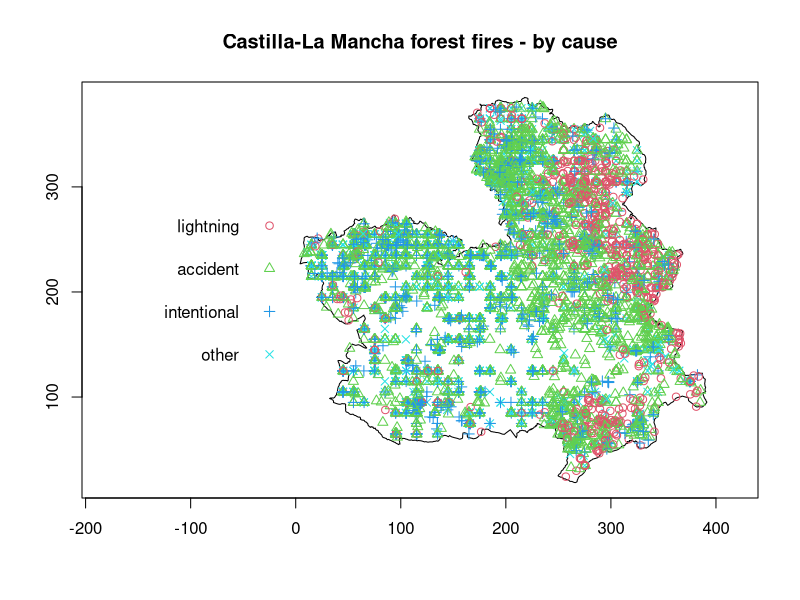
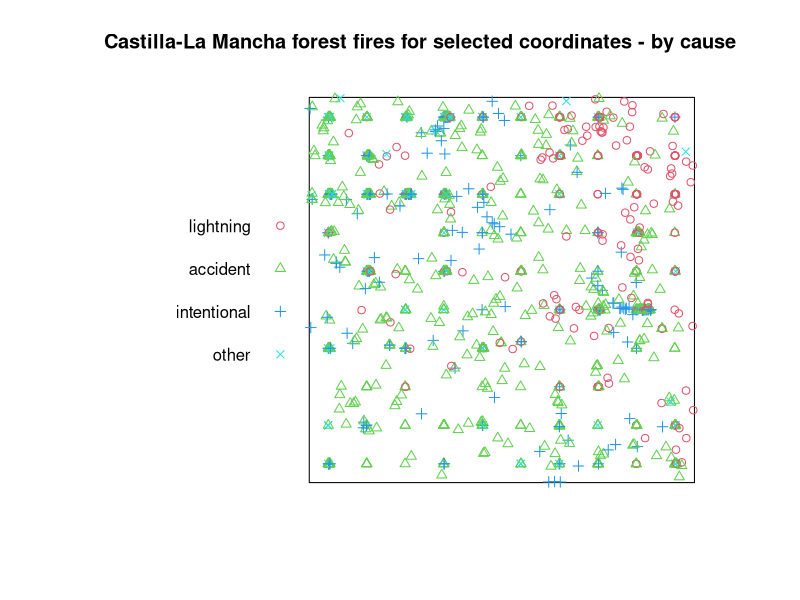
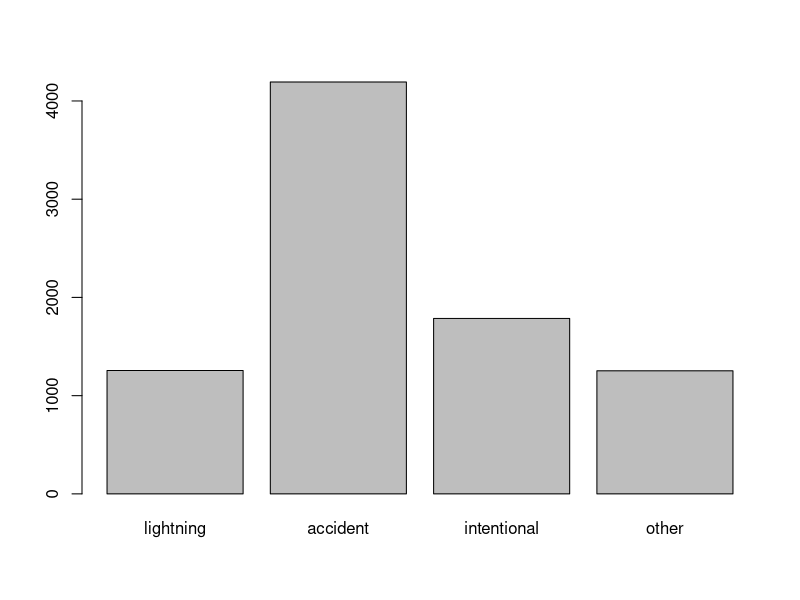
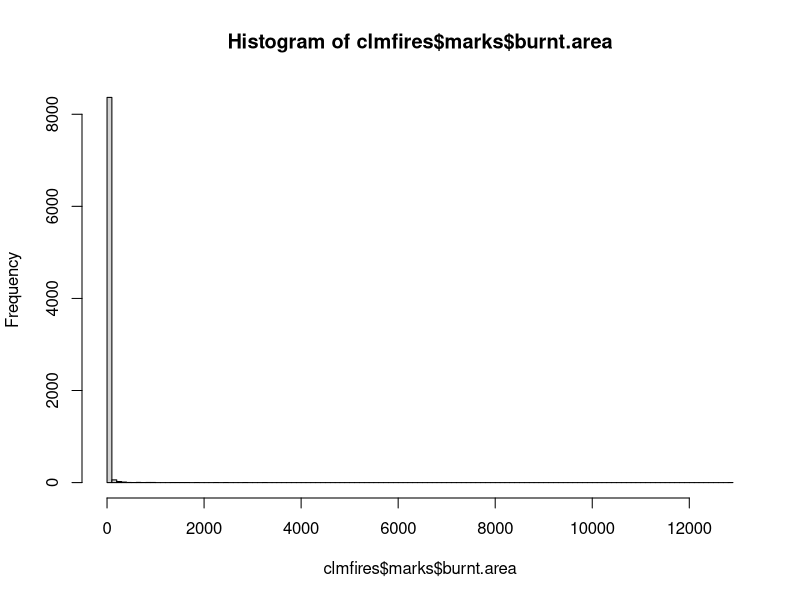
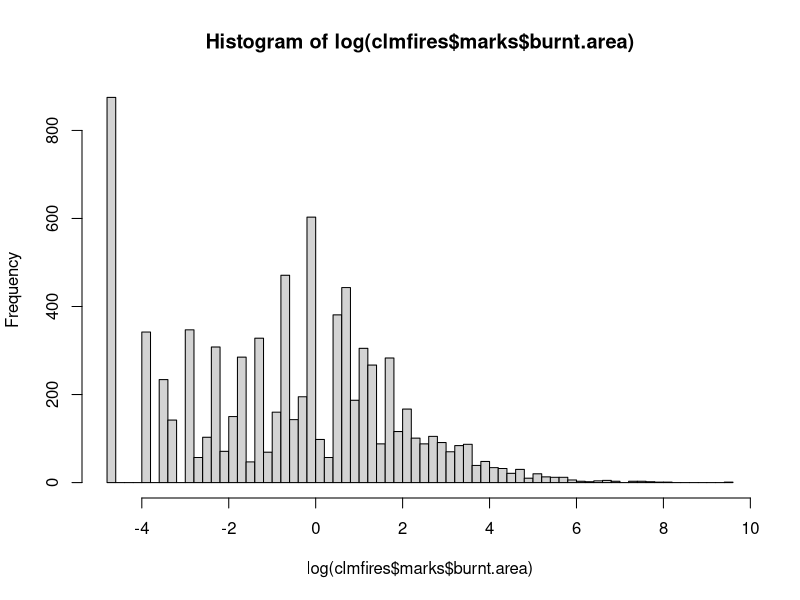
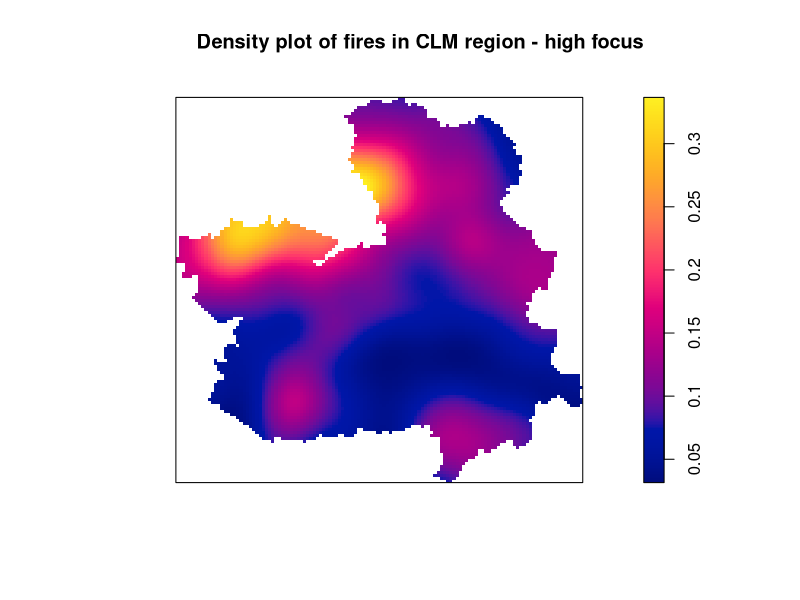
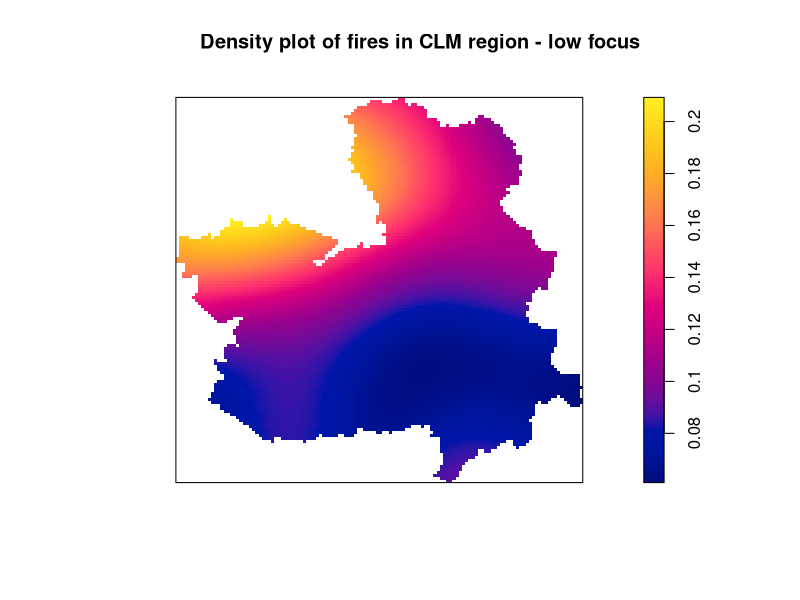
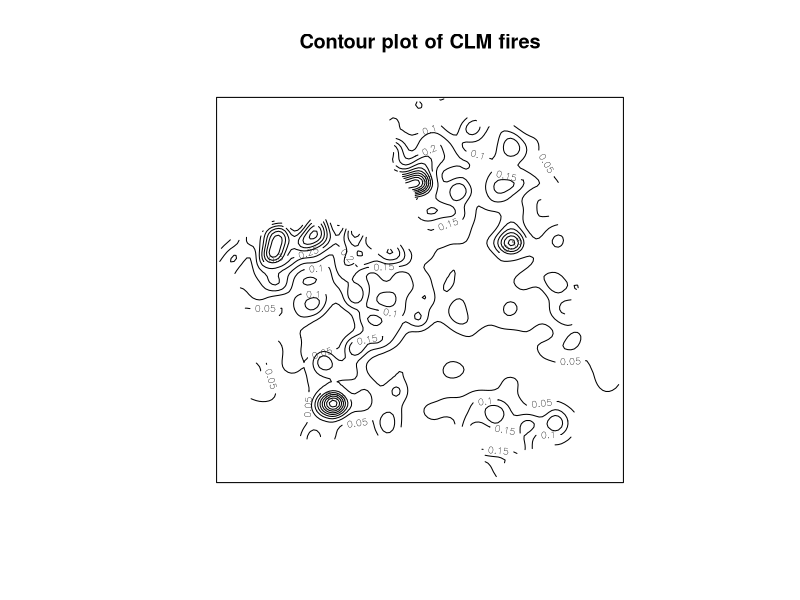

Write the R code that produced these figures, in order. (Note: this script raises an error after producing the figures.)


#################################################
#Code by Nasim Khayyer
#Code by Nasim Khayyer - M1 DASEE - Spatial point pattern analysis
#################################################
library(spatstat)
data("clmfires")
data <- clmfires

#Plotting data by cause of fire
plot(data, which.marks="cause", cols=2:5, cex=1,
     main="Castilla-La Mancha forest fires - by cause", axes = TRUE)

cat("Number of points in dataset is:" , npoints(data))
#marks(data)
#coords(data)
as.owin(data)
df <- as.data.frame(data)

#select a region in CLS
selected_data <- owin(c(200, 300), c(200, 300))
plot(data[selected_data], which.marks="cause", cols=2:5, cex=1,
     main="Castilla-La Mancha forest fires for selected coordinates - by cause")

clm_region <- owin(c(8.247, 385.345), c(24.220, 377.177))
clm_subregion <- owin(c(170, 350), c(70, 250))

#Summerize data
data_summary <- summary(data)
data_summary

#Histogram plots
plot(clmfires$marks$cause)
hist(clmfires$marks$burnt.area, breaks = 100)
hist(log(clmfires$marks$burnt.area), breaks = 100)

# Plotting density of fires in CLM
plot(density(data,20), main = "Density plot of fires in CLM region - high focus")
plot(density(data,50), main = "Density plot of fires in CLM region - low focus")

#contour plot 
contour(density(data,8), axes = F, main = "Contour plot of CLM fires")

#Quadrant counting 7 by 7
quadrat_data <- quadratcount(data, nx = 7, ny = 7)
quadrat_data
plot(quadrat_data, main = "quadrat counting the data")

#kest
kest_data <- Kest(data)
kest_data
plot(kest_data)

#envelope
E <- envelope(data[selected_data],Kest,nsim=39)
plot(E)

#Strauss -> not working
#clm_region <- owin(c(8.247, 385.345), c(24.220, 377.177))
#clm_subregion <- owin(c(170, 350), c(70, 250))
#fit <- ppp(clmfires$x, clmfires$y, clm_subregion, ~1, Strauss(10))   # Fit a Strauss process to the data
#fit
#plot(simulate(fit))  # Plot the simulated data with the process
#plot(envelope(fit,Kest,nsim=39))


#############################    INTENSITY ANALYSIS     #########################

lamb <- summary(data)$intensity
cat( "Point intensity is equal to:", lamb )

#Kernel Plots of section 2
den_20 <- density(data,kernel = "epanechnikov",sigma=20)  # The resulting object is a pixel image. This class has methods for print, summary, plot, contour and persp
den_50 <- density(data,kernel = "epanechnikov",sigma=50)  # The resulting object is a pixel image. This class has methods for print, summary, plot, contour and persp
plot(den_20)
plot(den_50)
plot(data, add = TRUE, cols = "green", markscale = 0.3)
summary(den_20)
contour(den_20)
# 3D kernel representation of section 2
persp(den_20, col = "red", main = "3D representation of fire intensity")
boxplot(den_20$v)

# MAPS FOR SUBREGION
den_subregion_20 <- density(clmfires[clm_subregion],kernel = "epanechnikov",sigma=20)  
den_subregion_50 <- density(clmfires[clm_subregion],kernel = "epanechnikov",sigma=50)  
plot(den_subregion_20,main = "CLM subregion kernel density")
plot(clmfires[clm_subregion], add = TRUE, cols = "white", markscale = 0.3, pch = "*")

#3D representation of data
persp(den_subregion_20, col = "red", main = "3D representation of kernel density")

quadrat_data_subregion <- quadratcount(data[clm_subregion], nx = 7, ny = 7)
plot(quadrat_data_subregion, main = "quadrat count _ subregion")

# Map according to elavation
Z<- clmfires.extra$clmcov100$elevation
plot(Z[clm_subregion], main ="CLM region elavation")
b <- quantile(Z[clm_subregion],probs=(0:3)/3)
Zcut <- cut(Z[clm_subregion],breaks=b,labels=1:3)
V <- tess(image=Zcut)
plot(V[clm_subregion], main = "CLM region elavation - 3 categories")
plot(clmfires[clm_subregion], which.marks = "cause",add=TRUE,pch="+", cols = "green")   
qb <- quadratcount(clmfires[clm_subregion],tess=V) 
plot(qb, main = "Number of fire observation in each elavation category - subregion")

#Selection of the sub region for CLM to have a full fit of data
clm_region <- owin(c(8.247, 385.345), c(24.220, 377.177))
clm_subregion <- owin(c(170, 350), c(70, 250))
plot(clmfires[clm_subregion], pch = "+", which.marks = "cause", axes= TRUE)

#Intensity and covariates analysis for CLM 
plot(rhohat(ppp(clmfires$x, clmfires$y, clm_region), clmfires.extra$clmcov100$elevation), main ="intensity of fires based on elevation")
plot(rhohat(ppp(clmfires$x, clmfires$y, clm_region), clmfires.extra$clmcov100$slope), main ="intensity of fires based on slope")
plot(rhohat(ppp(clmfires$x, clmfires$y, clm_region), clmfires.extra$clmcov100$orientation), main ="intensity of fires based on orientation")
#Intensity and covariates analysis for CLM  - SUBREGION
plot(rhohat(ppp(clmfires$x, clmfires$y, clm_subregion), clmfires.extra$clmcov100$elevation), main ="intensity of fires based on elevation - subregion")
plot(rhohat(ppp(clmfires$x, clmfires$y, clm_subregion), clmfires.extra$clmcov100$slope), main ="intensity of fires based on slope - subregion")
plot(rhohat(ppp(clmfires$x, clmfires$y, clm_subregion), clmfires.extra$clmcov100$orientation), main ="intensity of fires based on orientation - subregion")
#iNTENSITY ANALYSIS BASED ON DISTANCE OF FIRES
plot(distmap(clmfires))
plot(rhohat(ppp(clmfires$x, clmfires$y, clm_region), distmap(clmfires)), main ="intensity of fires based on distance")

q_test7 <- quadrat.test(clmfires[clm_subregion], nx = 7, ny = 7)
q_test7
q_test30 <- quadrat.test(clmfires[clm_subregion], nx = 30, ny = 30)
q_test30
q_test15 <- quadrat.test(clmfires[clm_subregion], nx = 15, ny = 15)
q_test15

plot(clm_subregion)
plot(q_test7, add= TRUE)

## Poisson MLE TEST FOR Complete spatial randomness in CLM subregion
#Poisson model fitting
fit_1 <- ppm(ppp(clmfires$x, clmfires$y, clm_subregion),~1)  
fit_1
fit_2 <- ppm(ppp(clmfires$x, clmfires$y, clm_subregion),~x+y)  
fit_2
lam_2 <- predict(fit_2)
plot(lam_2, main = "fitted model of the Possion MLE - linear")
plot(clmfires[clm_subregion], which.marks = "cause", pch = "+", cols="white", add = TRUE)
#plot(effectfun(fit_2), main = "effect function of")
fit_3 <-ppm(ppp(clmfires$x, clmfires$y, clm_subregion),~polynom(x,y,2))
fit_3
lam_3 <- predict(fit_3)
plot(lam_3, main = "fitted model of the Possion MLE - polynomial power 2")
plot(clmfires[clm_subregion], which.marks = "cause", pch = "+", cols="white", add = TRUE)

#polynomial model power 4
fit_4 <-ppm(ppp(clmfires$x, clmfires$y, clm_subregion),~polynom(x,y,4))
fit_4
lam_4 <- predict(fit_4)
plot(lam_4, main = "fitted model of the Possion MLE - polynomial power 4")
plot(clmfires[clm_subregion], which.marks = "cause", pch = "+", cols="white", add = TRUE)
plot(effectfun(fit_4,"x", y=0.5))
plot(effectfun(fit_4,"y", x=0.5))

# MODEL WITH DISTANCE AS COVARIATE
z_distance <- distmap(clmfires[clm_subregion])
fit_5 <- ppm(ppp(clmfires$x, clmfires$y, clm_subregion),~ polynom(z_distance,2))
fit_5
lam_5 <- predict(fit_5)
plot(lam_5, main = "fitted values of the Possion MLE - Distance power 2 model")
plot(effectfun(fit_5), main = "intensity as function of distance")

#ANOVA TEST
anova(fit_1, fit_3, test = "Chi")

# model with intensity function of elevation
elevation <- clmfires.extra$clmcov100$elevation
fit_elevation <- ppm(ppp(clmfires$x, clmfires$y, clm_subregion), ~elevation, covariates = list(elevation = elevation)) 
fit_elevation
lam_6 <- predict(fit_elevation)
plot(lam_6)

#########################   Goodness of Fit ##############################
#quadrat MODEL FOR SUB REGION - LINEAR
fit_2 <- ppm(ppp(clmfires$x, clmfires$y, clm_subregion),~x+y)  
fit_2
quadrat_fit_2 <- quadrat.test(fit_2, nx = 7, ny = 7)
quadrat_fit_2
plot(clmfires[clm_subregion], which.marks = "cause", pch = "*", main = "first order")
plot(quadrat_fit_2, add = TRUE, col = "red")
#quadrat model for sub region - polynomial power 4
fit_4 <-ppm(ppp(clmfires$x, clmfires$y, clm_subregion),~polynom(x,y,4))
fit_4
quadrat_fit_4 <- quadrat.test(fit_4, nx = 7, ny = 7)
quadrat_fit_4
plot(clmfires[clm_subregion], which.marks = "cause", pch = "*", main = "polynomial power 4 model")
plot(quadrat_fit_4, add = TRUE, col = "red")

#MODEL POLYNOMIAL + DISTANCE + ELEVATION
fit_5 <-ppm(ppp(clmfires$x, clmfires$y, clm_subregion),~polynom(x,y,4) + polynom(z_distance,2)+elevation)
fit_5
quadrat_fit_5 <- quadrat.test(fit_5, nx = 7, ny = 7)
quadrat_fit_5
plot(clmfires[clm_subregion], which.marks = "cause", pch = "*", main = "polynomial power 4 + distance + elevation model")
plot(quadrat_fit_5, add = TRUE, col = "red")


#Residual diagnostics of the linear model and polynomial model 
diagnose.ppm(fit_subregion_2)
diagnose.ppm(fit_subregion_4)
diagnose.ppm(fit_2, which = "smooth", main = "Smoother residuals for first order model")
diagnose.ppm(fit_4, which = "smooth", main = "Smoother residuals for power 4 polynomial model")
diagnose.ppm(fit_5, which = "smooth", main = "Smoother residuals for power 4 polynomial model + distance + elevation")

elevation <- clmfires.extra$clmcov100$elevation
orientation <- clmfires.extra$clmcov100$orientation
slope <- clmfires.extra$clmcov100$slope
z_distance <- distmap(clmfires[clm_subregion])
lurking(fit_4, elevation, type = "raw", main = "lurking plot elevation - only polynomial")
lurking(fit_4, slope, type = "raw", )
lurking(fit_4, orientation, type = "raw")
lurking(fit_4, z_distance, type = "raw", main = "lurking plot distance - only polynomial")

lurking(fit_5, elevation, type = "raw", main = "lurking plot elevation - with covariates")
lurking(fit_5, slope, type = "raw", )
lurking(fit_5, orientation, type = "raw")
lurking(fit_5, z_distance, type = "raw", main = "lurking plot distance - with covariates")


fit_5 <-ppm(ppp(clmfires$x, clmfires$y, clm_subregion),~polynom(x,y,4) + z_distance)
diagnose.ppm(fit_5, which = "smooth", main = "Smoother residuals for power 4 polynomial model + distance")
lurking(fit_4, z_distance, type = "raw", main = "lurking variable plot for distance for polynomial distance model")

################################# POINT PATTERN DEPENDENCE ANALYSIS ################
#MORISHITA PLOT
miplot(ppp(clmfires$x, clmfires$y, clm_subregion), main = "Morishita plot of point dependence in CLM subregion")
# FRYPLOT
clm_subregion1 <- owin(c(200, 300), c(150, 250))
fryplot(ppp(clmfires$x, clmfires$y, clm_subregion1), axes = TRUE, main = "fryplot for subregion 1 - CLM")

#Pair distances
d_1 <- nndist(ppp(clmfires$x, clmfires$y, clm_subregion))

d_2 <- pairdist(ppp(clmfires$x, clmfires$y, clm_subregion))
d_3 <- pairdist(ppp(clmfires$x, clmfires$y, clm_subregion), periodic=TRUE)
d_4 <- pairdist(ppp(clmfires$x, clmfires$y, clm_subregion), squared=TRUE)

#POINT DEPENDENCE ANALYSIS USING K FUNCTION
#Kest
Gc <- Kest(ppp(clmfires$x, clmfires$y, clm_subregion))
Gc
par(pty = "s")
plot(Gc)
#L (R)
L <- Lest(ppp(clmfires$x, clmfires$y, clm_subregion))
plot(L, main = "L function")
# ENVELOPE CRITICAL THRESHOLDS
E <- envelope(ppp(clmfires$x, clmfires$y, clm_subregion), Kest, nsim = 39, rank = 1)
E
plot(E, main = "pointwise envelope")
E <- envelope(ppp(clmfires$x, clmfires$y, clm_subregion), Lest, nsim = 39, rank = 1, global = TRUE)  # This stabilizes the variance
E
plot(E, main = "global envelopes of L(r)")
v <- varblock(ppp(clmfires$x, clmfires$y, clm_subregion), Kest, nx=4, ny=2) # CI for the K function
plot(v)

#### NON POISSON MODELS
fit_10 <- kppm(ppp(clmfires$x, clmfires$y, clm_subregion),~1,"MatClust")
fit_10
plot(fit_10)
E <- envelope(fit_10,Kest,nsim= 59, global = TRUE, correction = "border")
plot(E)
#Covariates analysis
fit_11 <- ppm(ppp(clmfires$x, clmfires$y, clm_subregion),~elevation, covariates = clmfires.extra)
lam_11 <- predict(fit_11,locations=clmfires[clm_subregion])
Ki <- Kinhom(clmfires[clm_subregion],lam_11)
plot(Ki,main = "Inhomogeneous K function")

######################### mark analysis ########################
summary(clmfires)

plot(data, which.marks="cause", cols=2:5, cex=1,
     main="Castilla-La Mancha forest fires - by cause", axes = TRUE)

plot(density(split(clmfires)), main = "density by cause categorical mark")

plot(clmfires$marks$cause)
hist(clmfires$marks$burnt.area, breaks = 100)
hist(log(clmfires$marks$burnt.area), breaks = 100)

#model with marks as covariates
fit_mark_1 <- ppm(ppp(clmfires$x, clmfires$y, clm_subregion, marks = clmfires$marks$cause),~marks + polynom(x,y,2))
fit_mark_1
lam_mark_1 <- predict(fit_mark_1)
plot(lam_mark_1, main = "fitted model with marks_1")

# model with marks + polynomial power 2
fit_mark_2 <- ppm(ppp(clmfires$x, clmfires$y, clm_subregion, marks = clmfires$marks$cause),~marks * polynom(x,y,2))
fit_mark_2
lam_mark_2 <- predict(fit_mark_2)
plot(lam_mark_2, main = "fitted model_Polynomial power 2")

# model with marks + polynomial power 4
fit_mark_3 <- ppm(ppp(clmfires$x, clmfires$y, clm_subregion, marks = clmfires$marks$cause),~marks * polynom(x,y,4))
fit_mark_3
lam_mark_3 <- predict(fit_mark_3)
plot(lam_mark_3, main = "fitted model_Polynomial power 4")

#ANOVA for fit
anova(fit_mark_2,fit_mark_3,test="Chi")
